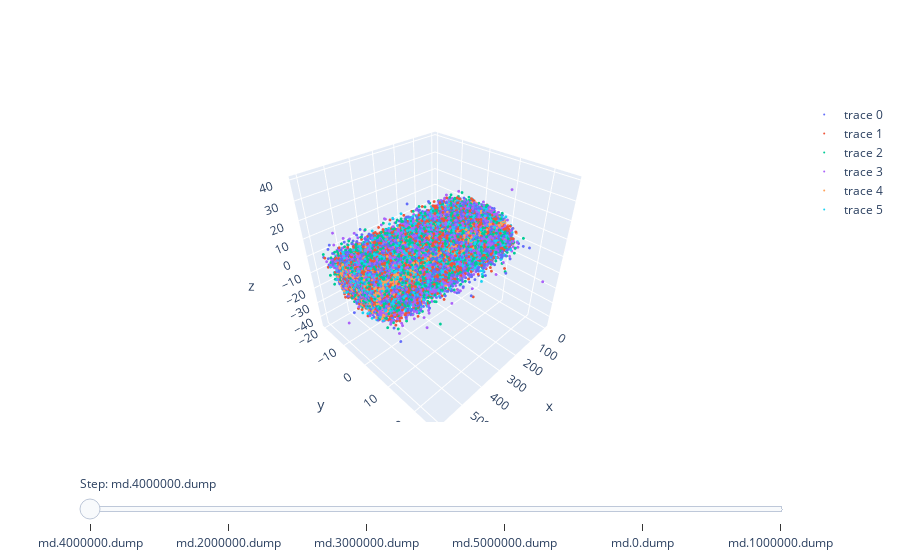

Notebook code for this chart:
### Code cell
# creating figure objet
fig = go.Figure()

# loops through each b value, generates a graph object for each value of b
for f in file_list_small:
    box = pd.read_table(dump_dir+f, skiprows=8,
                     delimiter=" ")
        
    fig.add_trace(go.Scatter3d(x = box["x"], 
                               y = box["y"], 
                               z = box["z"], 
                               mode = "markers",
                               marker=dict(size=1)))

steps = []

# for each graph object, generates information about those plots
# stores information in a list of dictionaries
for i in range(len(fig.data)):
    step = dict(
        method="update",
        args=[{"visible": [False] * len(fig.data)},
              {"title": "Grain Bound Sim" }],
    )
    step["args"][0]["visible"][i] = True  # Toggle i'th trace to "visible"
    step["label"] = file_list_small[i]
    steps.append(step)

# creates slider object
sliders = [dict(
    active=10,
    currentvalue={"prefix": "Step: "},
    pad={"t": 50},
    steps=steps
)]

# applying the slider object to figure
fig.update_layout(
    sliders=sliders
)

fig.show()

### Figure 1 — Plotly figure (JSON) as saved in the notebook; plotly's stock layout.template omitted (floating-point values rounded to 4 significant figures; data arrays with more than 128 entries replaced by an {"elided": "..."} marker saying what was removed)
{"data": [{"marker": {"size": 1}, "mode": "markers", "type": "scatter3d", "x": {"elided": "16000 float values"}, "y": {"elided": "16000 float values"}, "z": {"elided": "16000 float values"}}, {"marker": {"size": 1}, "mode": "markers", "type": "scatter3d", "x": {"elided": "16000 float values"}, "y": {"elided": "16000 float values"}, "z": {"elided": "16000 float values"}}, {"marker": {"size": 1}, "mode": "markers", "type": "scatter3d", "x": {"elided": "16000 float values"}, "y": {"elided": "16000 float values"}, "z": {"elided": "16000 float values"}}, {"marker": {"size": 1}, "mode": "markers", "type": "scatter3d", "x": {"elided": "16000 float values"}, "y": {"elided": "16000 float values"}, "z": {"elided": "16000 float values"}}, {"marker": {"size": 1}, "mode": "markers", "type": "scatter3d", "x": {"elided": "16000 float values"}, "y": {"elided": "16000 float values"}, "z": {"elided": "16000 float values"}}, {"marker": {"size": 1}, "mode": "markers", "type": "scatter3d", "x": {"elided": "16000 float values"}, "y": {"elided": "16000 float values"}, "z": {"elided": "16000 float values"}}], "layout": {"sliders": [{"active": 10, "currentvalue": {"prefix": "Step: "}, "pad": {"t": 50}, "steps": [{"args": [{"visible": [true, false, false, false, false, false]}, {"title": "Grain Bound Sim"}], "label": "md.4000000.dump", "method": "update"}, {"args": [{"visible": [false, true, false, false, false, false]}, {"title": "Grain Bound Sim"}], "label": "md.2000000.dump", "method": "update"}, {"args": [{"visible": [false, false, true, false, false, false]}, {"title": "Grain Bound Sim"}], "label": "md.3000000.dump", "method": "update"}, {"args": [{"visible": [false, false, false, true, false, false]}, {"title": "Grain Bound Sim"}], "label": "md.5000000.dump", "method": "update"}, {"args": [{"visible": [false, false, false, false, true, false]}, {"title": "Grain Bound Sim"}], "label": "md.0.dump", "method": "update"}, {"args": [{"visible": [false, false, false, false, false, true]}, {"title": "Grain Bound Sim"}], "label": "md.1000000.dump", "method": "update"}]}]}}
